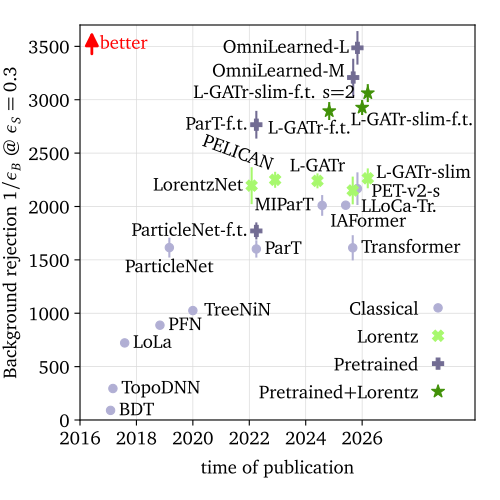

This chart was generated by the following Python code:
"""Top tagging performance over time and over the estimated training cost.

The performance numbers are Tab. 1 of https://arxiv.org/abs/2512.17011,
the training cost is created by cost_estimate/toptagger_cost.py.
"""

import json

import matplotlib.pyplot as plt
from matplotlib.backends.backend_pdf import PdfPages
from matplotlib.lines import Line2D

from scaling.plot import FIGSIZE, PARETO_ALPHA

LEFT, BOTTOM, RIGHT, TOP = 0.16, 0.16, 0.95, 0.95
X_LABEL_POS, Y_LABEL_POS = -0.1, -0.15
FONTSIZE = 14
JOULE_PER_KWH = 3.6e6

CLASSES = ["Classical", "Lorentz", "Pretrained", "Pretrained+Lorentz"]
COLORS = ["#B1AFD4", "#a7f86d", "#726C93", "#419108"]
MARKERS = ["o", "X", "P", "*"]
MARKERSIZES = [6, 8, 8, 10]

# time of publication, 1/eps_B at eps_S=0.3, its uncertainty, and the class
TAGGERS = {
    "BDT": (2017 + 1 / 12, 90, 1, 0),
    "TopoDNN": (2017 + 2 / 12, 295, 5, 0),
    "LoLa": (2017 + 7 / 12, 722, 17, 0),
    "PFN": (2018 + 10 / 12, 888, 17, 0),
    "TreeNiN": (2019 + 12 / 12, 1025, 11, 0),
    "ParticleNet": (2019 + 2 / 12, 1615, 93, 0),
    "ParT": (2022 + 3 / 12, 1602, 81, 0),
    "MIParT": (2024 + 7 / 12, 2010, 97, 0),
    "IAFormer": (2025 + 5 / 12, 2012, 30, 0),
    "PET-v2-s": (2025 + 10 / 12, 2167, 153, 0),
    "Transformer": (2025 + 8 / 12, 1613, 118, 0),
    "LorentzNet": (2022 + 1 / 12, 2195, 173, 1),
    "PELICAN": (2022 + 11 / 12, 2250, 75, 1),
    "L-GATr": (2024 + 5 / 12, 2240, 70, 1),
    "LLoCa-Tr.": (2025 + 8 / 12, 2150, 130, 1),
    "L-GATr-slim": (2025 + 12 / 12, 2264, 93, 1),
    "ParticleNet-f.t.": (2022 + 3 / 12, 1771, 80, 2),
    "ParT-f.t.": (2022 + 3 / 12, 2766, 130, 2),
    "MIParT-f.t.": (2024 + 7 / 12, 2789, 133, 2),
    "OmniLearned-M": (2025 + 10 / 12, 3208, 176, 2),
    "OmniLearned-L": (2025 + 10 / 12, 3486, 157, 2),
    "L-GATr-f.t.": (2024 + 10 / 12, 2894, 84, 3),
    "L-GATr-slim-f.t.": (2025 + 12 / 12, 2927, 70, 3),
    "L-GATr-slim-f.t. s=2": (2025 + 12 / 12, 3062, 84, 3),
}

# label placement in data coordinates; MIParT-f.t. is left out because it overlaps with ParT-f.t.
TEXT_YEAR = {
    "BDT": {},
    "TopoDNN": {},
    "LoLa": {},
    "PFN": {},
    "TreeNiN": dict(dx=0.4),
    "ParticleNet": dict(dx=0, dy=-100, ha="center", va="top"),
    "ParT": {},
    "MIParT": dict(dx=-0.3, ha="right"),
    "IAFormer": dict(dx=0.8, dy=-70, ha="center", va="top"),
    "PET-v2-s": dict(dx=0.5, dy=-30),
    "Transformer": {},
    "LorentzNet": dict(dx=-0.3, ha="right"),
    "PELICAN": dict(dx=0, dy=50, ha="right", va="bottom", rotation=-20),
    "L-GATr": dict(dx=0, dy=50, ha="center", va="bottom"),
    "LLoCa-Tr.": dict(dy=-155),
    "L-GATr-slim": dict(shift=0.2, dy=50),
    "ParticleNet-f.t.": dict(dx=-0.3, ha="right"),
    "ParT-f.t.": dict(dx=-0.3, ha="right"),
    "OmniLearned-M": dict(shift=-0.15, dx=-0.3, dy=55, ha="right"),
    "OmniLearned-L": dict(dx=-0.3, ha="right"),
    "L-GATr-f.t.": dict(dx=-0.7, dy=-80, ha="center", va="top"),
    "L-GATr-slim-f.t.": dict(dx=-0.4, dy=-120),
    "L-GATr-slim-f.t. s=2": dict(shift=0.2, dx=-0.45, ha="right"),
}
# same for the models with a cost estimate, where dx is a factor on the logarithmic axis;
# the two cost pages are kept separate so that they can be tuned independently
TEXT_FLOPS = {
    "Transformer": dict(dx=1.15, dy=-190),
    "ParT": dict(dx=1.3),
    "LLoCa-Tr.": dict(dx=1 / 1.3, ha="right"),
    "L-GATr-slim": dict(dx=1 / 1.7, dy=170, ha="center"),
    "PET-v2-s": dict(dy=-260, ha="center"),
    "LorentzNet": dict(dx=1.3, dy=-140),
    "L-GATr": dict(dx=1.6),
    "ParT-f.t.": dict(dx=1.3),
    "L-GATr-f.t.": dict(dx=1.4),
    "L-GATr-slim-f.t.": dict(dx=1 / 1.3, ha="right"),
    "L-GATr-slim-f.t. s=2": dict(dx=1 / 1.3, ha="right"),
    "OmniLearned-M": dict(dx=1 / 2.5, ha="right"),
    "OmniLearned-L": dict(dx=1 / 2.5, ha="right"),
}
TEXT_ENERGY = {
    "Transformer": dict(dx=1.15, dy=-190),
    "ParT": dict(dx=1.3),
    "LLoCa-Tr.": dict(dx=1 / 1.3, ha="right"),
    "L-GATr-slim": dict(dx=1 / 1.7, dy=170, ha="center"),
    "PET-v2-s": dict(dy=-260, ha="center"),
    "LorentzNet": dict(dx=1.3, dy=-140),
    "L-GATr": dict(dx=1.6),
    "ParT-f.t.": dict(dx=1.3),
    "L-GATr-f.t.": dict(dx=1.4),
    "L-GATr-slim-f.t.": dict(dx=1 / 1.3, ha="right"),
    "L-GATr-slim-f.t. s=2": dict(dx=1 / 1.3, ha="right"),
    "OmniLearned-M": dict(dx=1 / 2.5, ha="right"),
    "OmniLearned-L": dict(dx=1 / 2.5, ha="right"),
}


def main():
    with open("cost_estimate/toptagger_cost.json") as file:
        cost = json.load(file)

    kwh = 1 / JOULE_PER_KWH
    with PdfPages("scaling/toptagging.pdf") as pdf:
        plot_year(pdf)
        plot_cost(pdf, cost, "flops", 1, "Training FLOPs", (1.3e15, 1e22), TEXT_FLOPS)
        plot_cost(pdf, cost, "energy", kwh, "Training energy [kWh]", (9e-5, 5e2), TEXT_ENERGY)


def setup(xlabel, ylim=(0, 3700), cheaper_is_better=False):
    fig, ax = plt.subplots(figsize=FIGSIZE)
    ax.set_xlabel(xlabel, fontsize=FONTSIZE)
    ax.set_ylabel(r"Background rejection $1/\epsilon_B\ @\ \epsilon_S=0.3$", fontsize=FONTSIZE)
    ax.tick_params(axis="both", which="major", labelsize=FONTSIZE)
    ax.xaxis.set_label_coords(0.5, X_LABEL_POS)
    ax.yaxis.set_label_coords(Y_LABEL_POS, 0.5)
    ax.grid(lw=0.5)
    ax.set_ylim(*ylim)
    plt.subplots_adjust(LEFT, BOTTOM, RIGHT, TOP)

    # the arrow points to the top left if a smaller x is better, and up otherwise
    xy, xytext, text = (0.01, 0.99), (0.07, 0.93), 0.08
    if not cheaper_is_better:
        xy, xytext, text = (0.03, 0.99), (0.03, 0.92), 0.05
    ax.annotate(
        "",
        xy=xy,
        xycoords="axes fraction",
        xytext=xytext,
        textcoords="axes fraction",
        arrowprops=dict(arrowstyle="-|>", color="red", lw=2),
        color="red",
        ha="left",
        va="center",
        zorder=10,
        clip_on=False,
    )
    ax.text(text, 0.94, "better", transform=ax.transAxes, color="red", fontsize=FONTSIZE)

    handles = [
        Line2D(
            [0],
            [0],
            color=COLORS[i],
            linestyle="None",
            marker=MARKERS[i],
            markersize=MARKERSIZES[i],
            label=CLASSES[i],
        )
        for i in range(len(CLASSES))
    ]
    ax.legend(
        handles=handles,
        loc=4,
        frameon=False,
        fontsize=FONTSIZE,
        markerfirst=False,
        handletextpad=0,
    )
    return fig, ax


def scatter(ax, label, x, text, fontsize=FONTSIZE):
    _, eps03, unc, idx = TAGGERS[label]
    ax.plot(x, eps03, marker=MARKERS[idx], color=COLORS[idx], markersize=MARKERSIZES[idx])
    ax.errorbar(x, eps03, yerr=unc, color=COLORS[idx])
    # dx shifts the label along the x-axis, multiplicatively if the axis is logarithmic
    log = ax.get_xscale() == "log"
    dx = text.get("dx", 1.2 if log else 0.3)
    ax.text(
        x * dx if log else x + dx,
        eps03 + text.get("dy", 0),
        label,
        horizontalalignment=text.get("ha", "left"),
        verticalalignment=text.get("va", "center"),
        rotation=text.get("rotation", 0),
        fontsize=fontsize,
    )


def plot_year(pdf):
    fig, ax = setup(r"time of publication")
    for label, text in TEXT_YEAR.items():
        scatter(ax, label, TAGGERS[label][0] + text.get("shift", 0), text)

    ax.set_xlim(2016, 2030)
    ax.set_xticks([2016, 2018, 2020, 2022, 2024, 2026])
    pdf.savefig(fig)
    plt.close()


def plot_cost(pdf, cost, key, scale, xlabel, xlim, texts):
    fig, ax = setup(xlabel, ylim=(1300, 3700), cheaper_is_better=True)
    ax.set_xscale("log")
    ax.set_xlim(*xlim)
    # float() because the FLOPs counts in the json overflow numpy's int64
    points = {label: float(cost[label]["total"][key]) * scale for label in texts}
    plot_pareto(ax, [(x, TAGGERS[label][1]) for label, x in points.items()])
    for label, text in texts.items():
        scatter(ax, label, points[label], text, fontsize=FONTSIZE - 2)
    pdf.savefig(fig)
    plt.close()


def plot_pareto(ax, points):
    """Staircase through the models that no other model beats in both cost and rejection."""
    front = []
    for x, y in sorted(points):
        if not front or y > front[-1][1]:
            front.append((x, y))
    # the staircase drops to the x-axis at the cheapest model and extends to the right edge
    bottom = ax.get_ylim()[0]
    front = [(front[0][0], bottom)] + front + [(ax.get_xlim()[1], front[-1][1])]
    x, y = zip(*front, strict=True)

    ax.fill_between(x, bottom, y, step="post", color="k", alpha=PARETO_ALPHA, lw=0, zorder=0.5)
    ax.step(x, y, where="post", color="k", alpha=0.3, lw=1, zorder=0.5)


if __name__ == "__main__":
    main()
